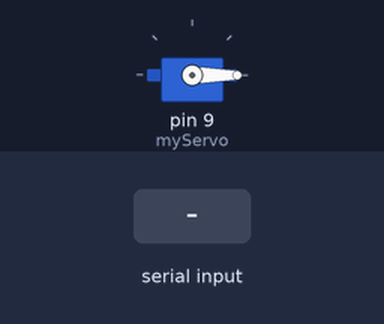
Recording of a sketch running on a simulated Arduino Uno, built with avr-gcc and run on an emulated ATmega328P. Parts: servo. The test bench sets the inputs (shaded band). What the sketch prints to the serial monitor is not drawn.

Above: at 1.2 s.
1.3 s: "1\n" received over the second serial link
At 1.9 s:
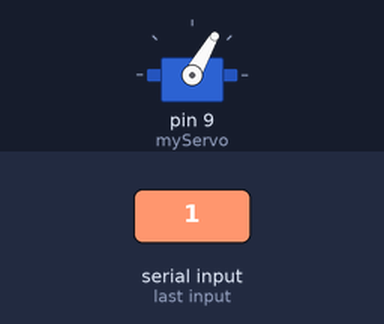
2.8 s: "2\n" received over the second serial link
At 3.1 s:
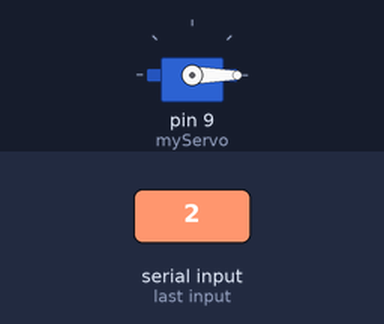
Timing chart, 0 to 5.8 s (numbered marks = the images above; inputs shaded):
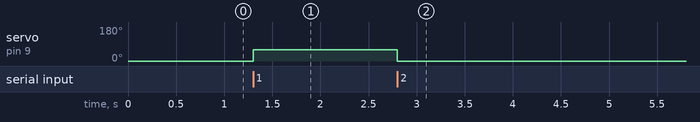

The sketch:

arduino_window.ino
```cpp
#include <Servo.h>       // 서보모터 라이브러리
#include <DHT.h>         // DHT 센서 라이브러리
#include <SoftwareSerial.h> // 블루투스 모듈 라이브러리
#define DHTTYPE DHT11    // 센서 유형 (DHT11 또는 DHT22)

// BLUE_PINtooth
SoftwareSerial BTSerial(10,11); // 2(TX),3(RX)

int DHT_PIN = 3;         // DHT 센서 데이터 핀 (예: D3 핀에 연결)
DHT dht(DHT_PIN, DHTTYPE); // DHT 센서 객체 생성

// Motor
Servo myServo;           // 서보 객체 생성
int MOTOR_PIN = 9;      // 서보 모터 9번 핀
int MAX_MOTOR = 60;
int MIN_MOTOR = 0;

void setup()
{
  Serial.begin(9600);     // PC 시리얼 모니터 통신
  BTSerial.begin(9600);   // HC-06 블루투스 모듈 통신 속도 설정

  // Motor
  dht.begin();           // DHT 센서 초기화
  myServo.attach(9);     // 서보모터를 9번 핀에 연결
  deactivateMotor();
}

// LED 및 창 상태 정의
char* LEDState = "ON";      // LED 상태 (ON/OFF)
char* WindowState = "OFF";  // 창 상태 (OPEN/CLOSED)

void loop()
{
  if(Serial.available()) // 시리얼 통신으로 문자가 들어오면
  {
    BTSerial.write(Serial.read()); // 블루투스시리얼 통신으로 발송
  }
  if(BTSerial.available()) // 블루투스 시리얼 통신으로 문자가 들어오면
  {
    String command = "";
    while (BTSerial.available())
    {
      char c = (char)BTSerial.read();
      // 줄바꿈 문자를 기준으로 명령어를 구분한다고 가정
      if (c == '\n' || c == '\r')
        break;
      command += c;
    }

    command.trim();

    // 받은 명령 확인 (시리얼 모니터에 출력)
    Serial.print("Received command: ");
    Serial.println(command);

    if (command == "1")
    {
      activateMotor();
    }
    else if (command == "2")
    {
      deactivateMotor();
    }
    else if (command == "3")
    {
      Serial.println("온습도 가져오기");
      getTemperation();
    }
    else if (command == "4")
    {
      Serial.println("LED 바꾸기 @@@@@@@@@@");
      LEDState = "OFF";      // LED 상태 (ON/OFF)
      WindowState = "ON";  // 창 상태 (OPEN/CLOSED)
      getTemperation();
    }
    else if (command == "5")
    {
      Serial.println("LED 바꾸기 ##########");
      LEDState = "ON";      // LED 상태 (ON/OFF)
      WindowState = "OFF";  // 창 상태 (OPEN/CLOSED)
      getTemperation();
    }
    else
    {
      Serial.println("Invalid command received.");
    }
  }
}

void getTemperation()
{
  // 온습도 데이터 읽기
  float temperature = dht.readTemperature(); // 섭씨 온도 읽기
  float humidity = dht.readHumidity();       // 습도 읽기

  // 포맷된 문자열을 저장할 버퍼
  char formattedData[100];
  char tempBuffer[10], humBuffer[10];

  // float 값을 문자열로 변환
  dtostrf(temperature, 6, 2, tempBuffer);  // 6자리, 소수점 이하 2자리
  dtostrf(humidity, 6, 2, humBuffer);

  // 문자열 포맷팅
  sprintf(formattedData, "T:%s H:%s LED:%s WIN:%s",
        tempBuffer,
        humBuffer,
        LEDState,
        WindowState);

  // 딜레이 하기
  delay(500);

  // 블루투스 통신으로 데이터 전송
  BTSerial.println(formattedData);  // 개행 포함

  Serial.println(formattedData);
}

void activateMotor()
{
  Serial.println("모터 가동");
  myServo.write(MAX_MOTOR); // 서보모터를 60도로 이동
}

void deactivateMotor()
{
  Serial.println("모터 원위치");
  myServo.write(MIN_MOTOR); // 서보모터를 60도로 이동
}
```

Measured:
- after the input at 1.3 s, servo on pin 9 (myServo): 0° → 60° at once
- after the input at 2.8 s, servo on pin 9 (myServo): 60° → 0° at once
